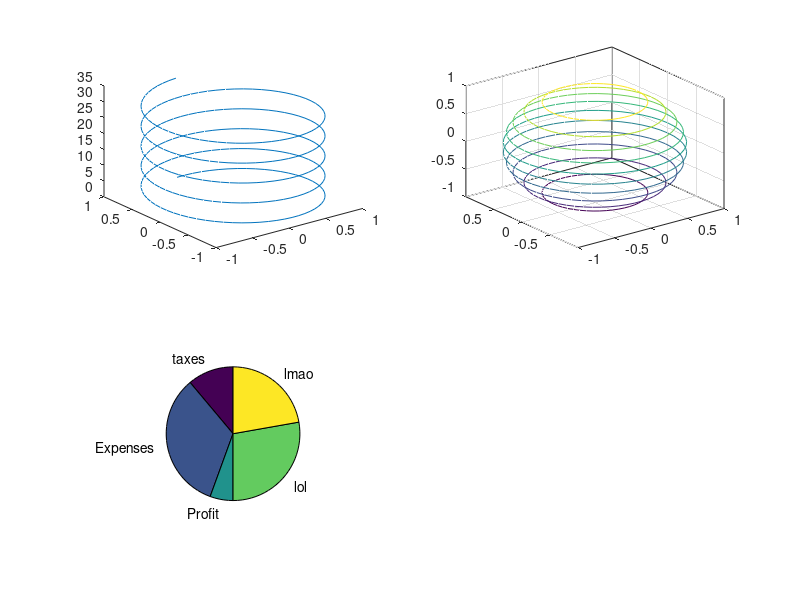
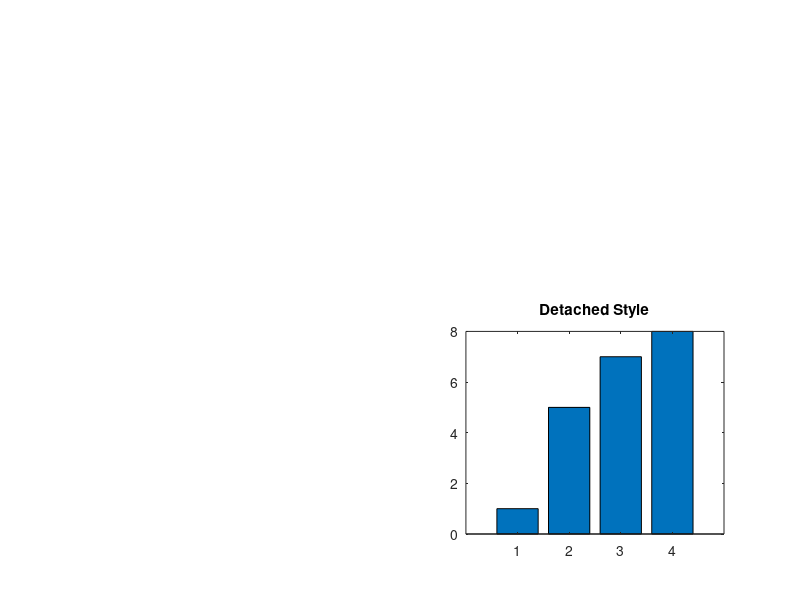

The MATLAB source for these figures, in order:
clc
clear all
t = 0:0.1:10*pi;
xt =sin(t);
yt = cos(t);
zt = t;
subplot(2,2,1)
%spiral plot or 3d plot
plot3(xt,yt,zt);
[X,Y,Z] = sphere(50);
subplot(2,2,2)
contour3(X,Y,Z);
X = [1 3 0.5 2.5 2];
labels = {'taxes', 'Expenses', 'Profit','lol','lmao'};
subplot(2,2,3)
pie(X,labels)
Z=[1,5,7,8];
figure
subplot(2,2,4)
bar(Z)
title('Detached Style')
